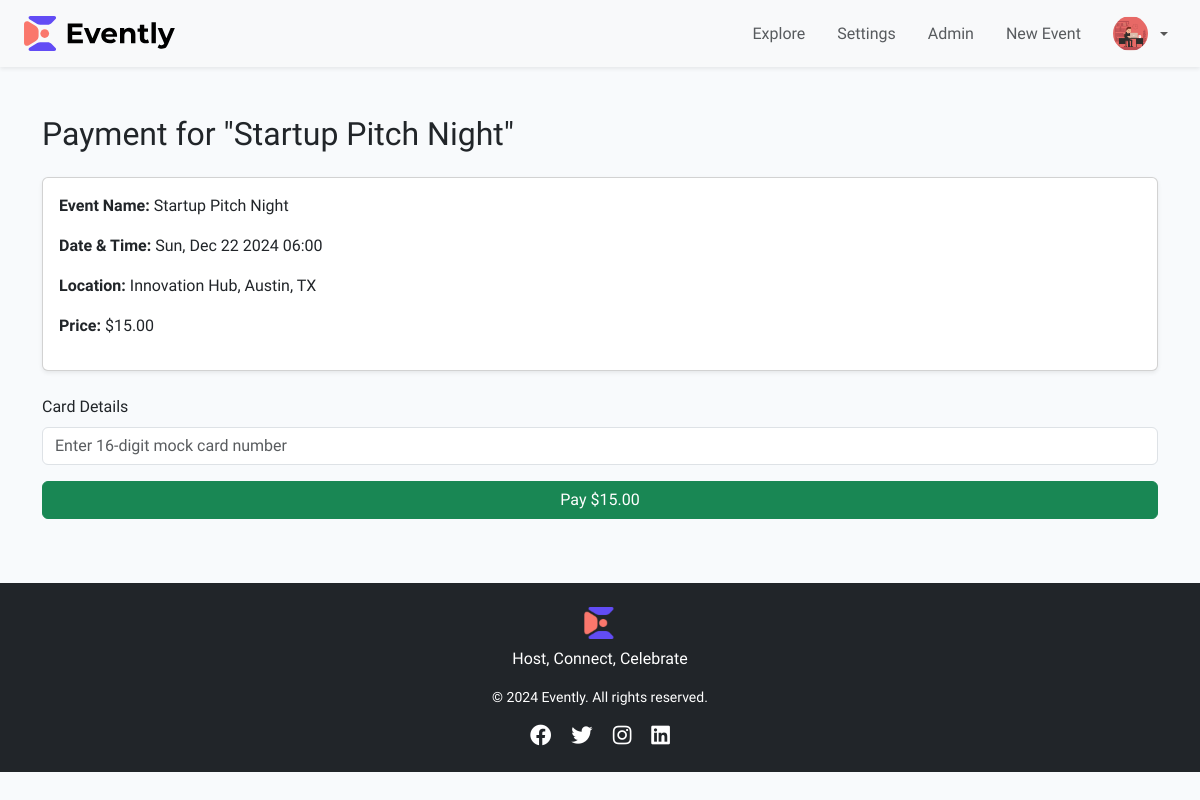
The app's page /event/12/register (signed in) with its own data.
### main/models.py (models this page shows, shortened)
class User(AbstractUser):
    image = models.ImageField(null=True, blank=True)
    def __str__(self):
        return f"{self.username}"

class Event(models.Model):
    name = models.CharField(max_length=255, null=False, blank=False)
    description = models.TextField()
    starttime = models.DateTimeField(null=False, blank=False)
    endtime = models.DateTimeField(null=False, blank=False)
    organizer = models.ForeignKey(User, null=False, blank=False, on_delete=models.CASCADE, related_name="organized_events")
    price = models.DecimalField(max_digits=12, decimal_places=2, null=False, default=0)
    thumbnail = models.ImageField(null=True, blank=True)
    location = models.CharField(max_length=255, null=True, blank=True)
    eventtype = models.CharField(max_length=18, choices=[('Public', 'Public'), ('Private', 'Private')], default="Public", null=False, blank=False)
    @property
    def is_notstarted(self):
        return self.starttime > timezone.now()

### main/views.py (the view, shortened to what this page needs)
# urls.py: path("event/<int:event_id>/register", views.register_event, name="register_event"),
@login_required(login_url="login")
def register_event(request, event_id):
    event = Event.objects.filter(id=event_id).first()
    if not event:
        return render(request, "main/error.html", {
            "message": "Event not found."
        })
    if not event.is_notstarted:
        messages.info(request, "Registrations closed!")
        return redirect("event_details", event_id=event.id)
    if request.method == 'GET':
        return render(request, "main/payment.html", {"event": event})

### main/templates/main/payment.html (shortened to what this page needs)
{% extends "main/layout.html" %}
{% load static %}
{% block body %}
<div class="container my-5">
    <h2 class="mb-4">Payment for "{{ event.name }}"</h2>
    <div class="card shadow-sm">
        <div class="card-body">
            <p><strong>Event Name:</strong> {{ event.name }}</p>
            <p><strong>Date & Time:</strong> {{ event.starttime|date:"D, M d Y H:i" }}</p>
            <p><strong>Location:</strong> {{ event.location }}</p>
            <p><strong>Price:</strong> ${{ event.price }}</p>
        </div>
    </div>
    <form method="post" class="mt-4">
        <div class="form-group">
            <label for="card-details" class="form-label">Card Details</label>
            <input
                type="text"
                id="card-details"
                name="card-details"
                class="form-control"
                placeholder="Enter 16-digit mock card number"
                required
            >
        </div>
        <button type="submit" class="btn btn-success mt-3 w-100">Pay ${{ event.price }}</button>
    </form>
</div>
{% endblock %}

### main/templates/main/partials/_header.html (shortened to what this page needs)
{% load static %}
<header class="sticky-top bg-light shadow-sm">
    <nav class="navbar navbar-expand-lg navbar-light bg-light py-2">
        <div class="container-fluid px-4">
            <a href="{% url 'index' %}" class="navbar-brand me-4">
                <img src="{% static 'assets/logo.svg' %}" alt="Evently Logo" class="img-fluid" style="max-height: 35px;">
            </a>
            <div class="collapse navbar-collapse" id="navbarContent">
                <ul class="navbar-nav ms-auto align-items-center">
                    <li class="nav-item me-3">
                        <a class="nav-link {% if request.resolver_match.url_name == 'explore' %}fw-bold text-dark{% else %}text-muted{% endif %}"
                           href="{% url 'explore' %}" style="transition: color 0.3s;">
                            Explore
                        </a>
                    </li>
                    <li class="nav-item me-3">
                        <a class="nav-link {% if request.resolver_match.url_name == 'settings' %}fw-bold text-dark{% else %}text-muted{% endif %}"
                           href="{% url 'settings' %}" style="transition: color 0.3s;">
                            Settings
                        </a>
                    </li>
                    {% if user.is_staff %}
                    <li class="nav-item me-3">
                        <a class="nav-link {% if request.resolver_match.url_name == 'admin:index' %}fw-bold text-dark{% else %}text-muted{% endif %}"
                           href="{% url 'admin:index' %}" style="transition: color 0.3s;">
                            Admin
                        </a>
                    </li>
                    {% endif %}
                    {% if user.is_authenticated %}
                    <li class="nav-item me-3">
                        <a class="nav-link {% if request.resolver_match.url_name == 'create_event' %}fw-bold text-dark{% else %}text-muted{% endif %}"
                           href="{% url 'create_event' %}" style="transition: color 0.3s;">
                            New Event
                        </a>
                    </li>
                    <li class="nav-item dropdown">
                        <a class="nav-link dropdown-toggle d-flex align-items-center" href="#" id="userDropdown" role="button" data-bs-toggle="dropdown" aria-expanded="false">
                            <img src="{{ user.image.url|default:'https://via.placeholder.com/35' }}"
                                 alt="{{ user.username }}"
                                 class="rounded-circle me-2"
                                 style="width: 35px; height: 35px; object-fit: cover;">
                        </a>
                    </li>
                    {% else %}
                    <li class="nav-item">
                        <a class="nav-link btn btn-outline-primary px-3 py-1" href="{% url 'login' %}">Login</a>
                    </li>
                    {% endif %}
                </ul>
            </div>
        </div>
    </nav>
</header>

### static/css/styles.css (style rules this page uses)
:root { --primary: #f8fafc; --secondary: ; --accent-1: #624cf5; --accent-2: #fa776c; --text-clr: #0c4a6e; }
* { box-sizing: border-box; font-family: "Work Sans", sans-serif; }
a { text-decoration: none !important; }
body { background-color: var(--primary); }
header { background-color: var(--secondary); }

### records on screen
User: image (picture)
Event: name "Startup Pitch Night", starttime "Sun, Dec 22 2024 06:00", location "Innovation Hub, Austin, TX", price "15.00"
